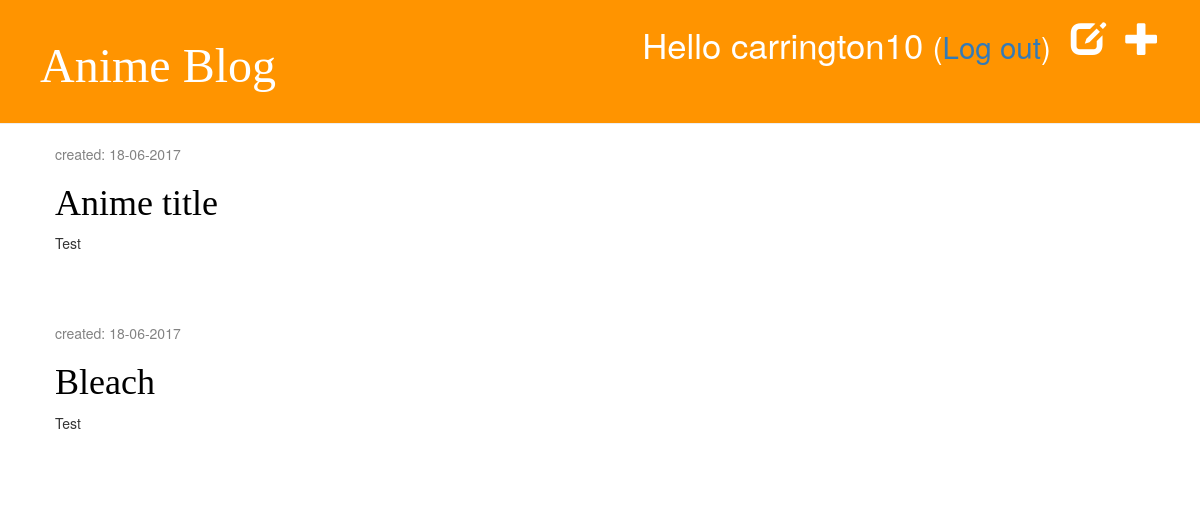
/drafts/ (signed in), run on an earlier commit of the app's database.
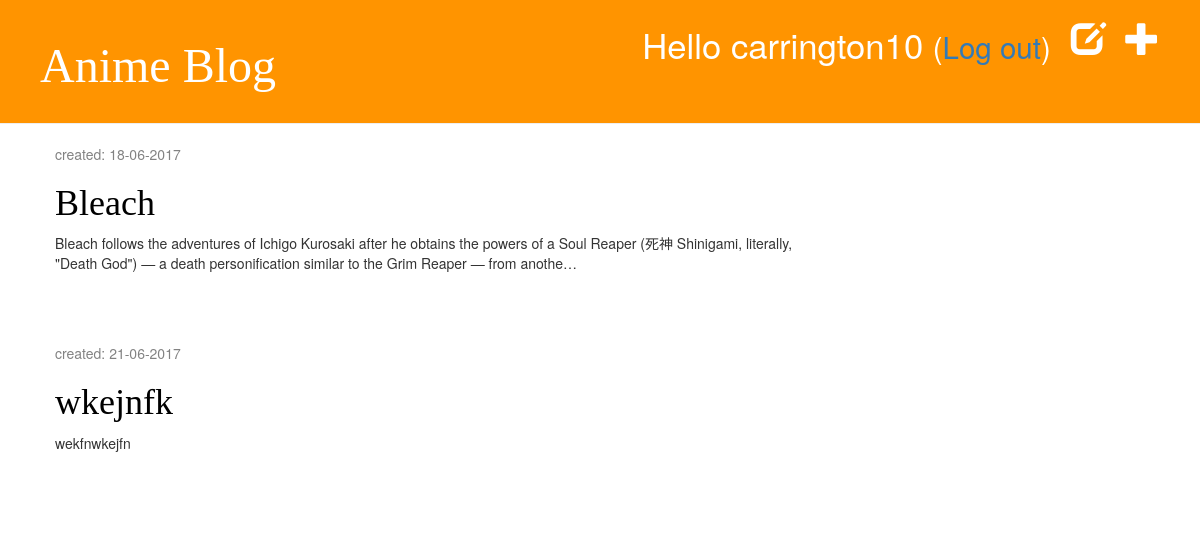
And on a later commit of the database.
### blog/models.py (models this page shows, shortened)
class Post(models.Model):
    author = models.ForeignKey('auth.User')
    title = models.CharField(max_length=200)
    text = models.TextField()
    created_date = models.DateTimeField(
            default=timezone.now)
    published_date = models.DateTimeField(
            blank=True, null=True)

### blog/views.py (the view)
# urls.py: url(r'^drafts/$', views.post_draft_list, name='post_draft_list'),
@login_required
def post_draft_list(request):
    posts = Post.objects.filter(published_date__isnull=True).order_by('created_date')
    return render(request, 'blog/post_draft_list.html', {'posts': posts})

### blog/templates/blog/post_draft_list.html
{% extends 'blog/base.html' %}
{% block content %}
    {% for post in posts %}
        <div class="post">
            <p class="date">created: {{ post.created_date|date:'d-m-Y' }}</p>
            <h1><a href="{% url 'post_detail' pk=post.pk %}">{{ post.title }}</a></h1>
            <p>{{ post.text|truncatechars:200 }}</p>
        </div>
    {% endfor %}
{% endblock %}

What changed in the data, as far as the page shows it:
no longer on this page (row edited): Post: created_date "18-06-2017", title "Anime title", text "Test"
changed Post "Bleach": text "Test" → "Bleach follows the adventures of Ichigo Kurosaki after he obtains the powers of a Soul Reaper (死神 Shinigami, literally, \"Death God\") — a death personification similar to the Grim Reaper — from anothe…"
added Post: created_date "21-06-2017", title "wkejnfk", text "wekfnwkejfn"
